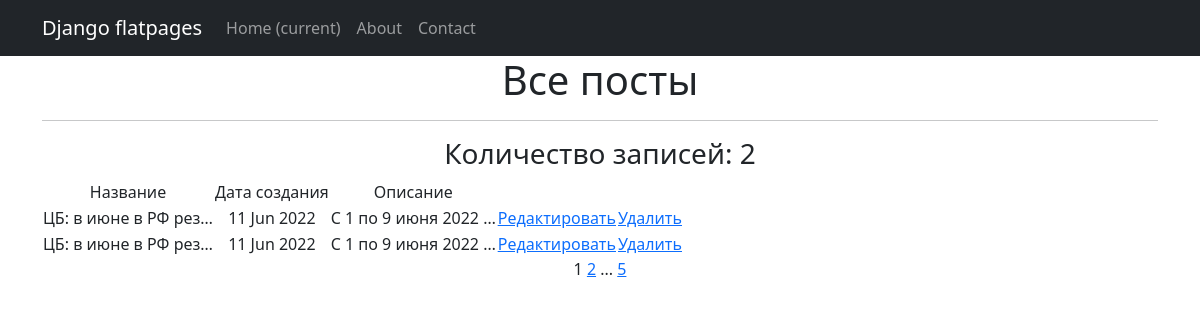
Page /news/ on the committed database.
### newapp/models.py (models this page shows, shortened)
class Post(models.Model):
    author = models.ForeignKey(Author, on_delete=models.CASCADE)
    NEWS = 'NW'
    ARTICLE = 'AR'
    CATEGORY_CHOICES = (
        (NEWS, "новость"),
        (ARTICLE, "статья")
    )
    categoryType = models.CharField(max_length=2, choices=CATEGORY_CHOICES, default=ARTICLE)
    dateCreation = models.DateTimeField(auto_now_add=True)
    postCategory = models.ManyToManyField(Category, through='PostCategory')
    title = models.CharField(max_length=128)
    text = models.TextField()
    rating = models.SmallIntegerField(default=0)

### newapp/views.py (the view)
# urls.py: path('', PostList.as_view(),name='post_list'),
class PostList(ListView):
    model = Post
    ordering = '-dateCreation'
    template_name = 'News.html'
    context_object_name = 'News'
    paginate_by = 2
    form_class =PostForm

### newapp/templatetags/custom_filters.py (called while the page is built)
@register.filter()
def censor(text):
    Cens_word = ["Редиска"]
    low = text.lower()
    for i in Cens_word:
        if i.find(low):
            low = text.replace(i[1:], "*" * (len(i) -1))
    return f'{low}'

### newapp/templatetags/custom_tags.py (called while the page is built)
@register.simple_tag(takes_context=True)
def url_replace(context, **kwargs):
   d = context['request'].GET.copy()
   for k, v in kwargs.items():
       d[k] = v
   return d.urlencode()

### templates/News.html (shortened to what this page needs)
{% extends 'flatpages/default.html' %}
{% load custom_filters %}
{% load custom_tags %}
{% block content %}
<h1> Все посты</h1>
<hr>
{% if News %}
<h3>Количество записей: {{News|length }}</h3>
    <table>
        <tr>
            <td>Название</td>
            <td>Дата создания</td>
            <td>Описание</td>
        </tr>
        {% for new in News %}
    <tr>
        <td>{{ new.title|truncatechars:20|censor }}</td>
        <td>{{ new.dateCreation|date:'d M Y' }}</td>
        <td>{{ new.text|truncatechars:20|censor }}</td>
         <td>
            <a href="{% url 'edit' new.id %}"><u>Редактировать</u></a>
        </td>
        <td>
            <a href="{% url 'delete' new.id %}"><u>Удалить</u></a>
        </td>
    </tr>
        {% endfor %}
    </table>
{% else %}
       <h2>Постов нет!</h2>
{% endif %}
   {{ page_obj.number }}
   {% if page_obj.has_next %}
       <a href="?{% url_replace page=page_obj.next_page_number %}">{{ page_obj.next_page_number }}</a>
       {% if paginator.num_pages != page_obj.next_page_number %}
           ...
           <a href="?{% url_replace page=page_obj.paginator.num_pages %}">{{ page_obj.paginator.num_pages }}</a>
       {% endif %}
   {% endif %}
{% endblock content %}

### templates/flatpages/default.html (shortened to what this page needs)
<!DOCTYPE html>
<html lang="en">
    <head>
        {% load static %}
        <link href="{% static 'css/styles.css' %}" rel="stylesheet" />
    </head>
    <body>
<nav class="navbar navbar-expand-lg navbar-dark bg-dark static-top">
   <div class="container">
       <a class="navbar-brand" href="#">Django flatpages</a>
       <div class="collapse navbar-collapse" id="navbarResponsive">
           <ul class="navbar-nav ml-auto">
               <li class="nav-item active">
                   <a class="nav-link" href="#">Home
                       <span class="sr-only">(current)</span>
                   </a>
               </li>
               <li class="nav-item">
                   <a class="nav-link" href="/about/">About</a>
               </li>
               <li class="nav-item">
                   <a class="nav-link" href="/contacts/">Contact</a>
               </li>
           </ul>
       </div>
   </div>
</nav>
        <div class="container">
   <div class="row">
       <div class="col-lg-12 text-center">
           {% block content %}{% endblock content %}
       </div>
   </div>
</div>
    </body>
</html>

### rows in the picture
Post: title|censor "ЦБ: в июне в РФ рез…", dateCreation "11 Jun 2022", text|censor "С 1 по 9 июня 2022 …"
Post: title|censor "ЦБ: в июне в РФ рез…", dateCreation "11 Jun 2022", text|censor "С 1 по 9 июня 2022 …"

### other values in the picture
{{ News|length }} "2"
{{ page_obj.number }} "1"
{{ page_obj.next_page_number }} "2"
{{ page_obj.paginator.num_pages }} "5"
